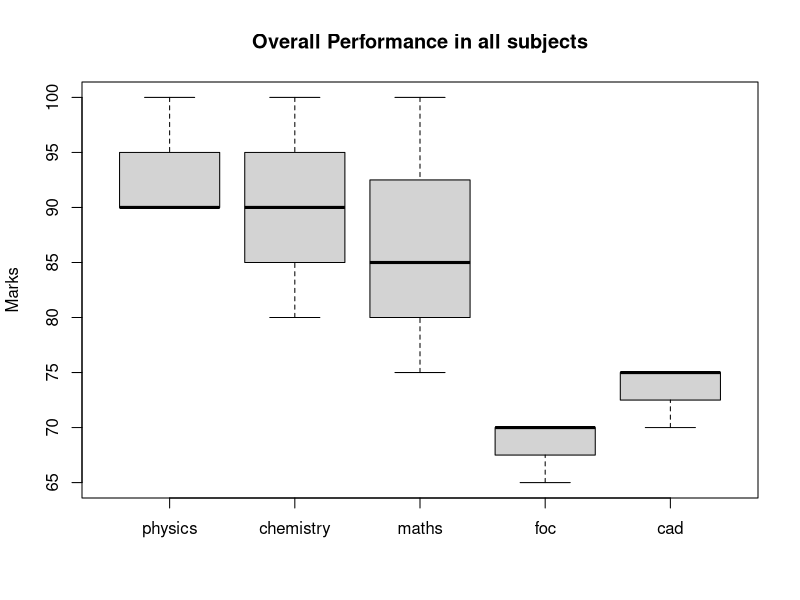
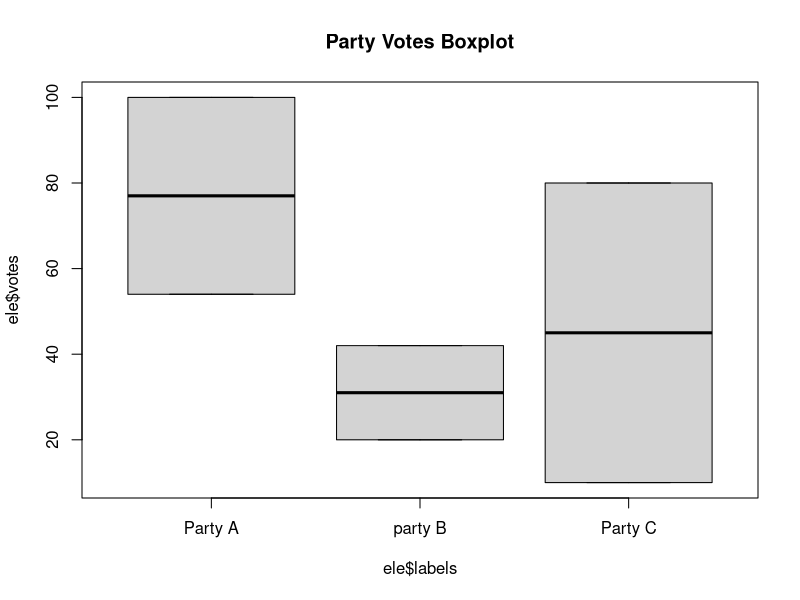
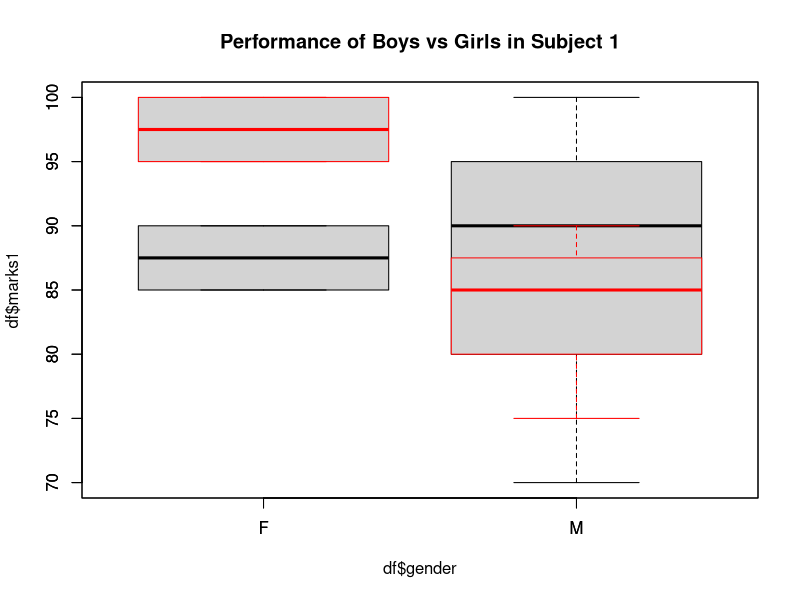

Generate these figures, in order, with R:
# 12. Write a R script for visualizing the following.
# a. Consider students marks scored in (Physics,Chemistry,Maths,FOC,CAD). Draw the box plot for the same.
# b. Consider different party candidates’ votes received from public in election. Show the votes received in percentage in box plot.
# c. Consider the students’ performance in different subjects. (Like student roll.no, their marks, gender). 
#   Show the box plot for girls and boys students’ performance.

df <- data.frame(
  name = c("Ramesh", "Suresh", "Hitesh"),
  physics = c(100,90,90),
  chemistry = c(90,100,80),
  maths = c(75, 85, 100),
  foc = c(65, 70, 70),
  cad = c(70, 75, 75)
)

par(mfrow=c(1,1))
boxplot(df[1:nrow(df),2:6], names = colnames(df[1:nrow(df),2:6]), main = paste("Overall Performance in all subjects"), ylab = "Marks")


ele = data.frame(
  votes = c(54,42,10, 100, 20, 80),
  labels = c("Party A","party B", "Party C","Party A","party B", "Party C")
)

boxplot(ele$votes~ele$labels, main = "Party Votes Boxplot", name = ele$labels)


df <- data.frame(
  rollno = c(100, 101, 102, 103, 104),
  marks1 = c(90,100,85,90,70),
  marks2 = c(85,90,100,95,75),
  gender = c('M','M','F','F','M')
)

boxplot(df$marks1~df$gender, labels = c("Male", "Female"), main = "Performance of Boys vs Girls in Subject 1")
boxplot(df$marks2~df$gender, labels = c("Male", "Female"), main = "Performance of Boys vs Girls in Subject 2", add = TRUE, border='red')

